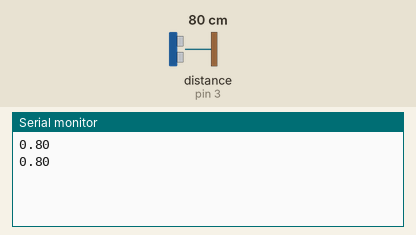
Recording of a sketch running on a simulated Arduino Uno, built with avr-gcc and run on an emulated ATmega328P. On the bench: the last lines printed to the serial monitor. Inputs (shaded band) come from the test bench; at power-on: distance to the obstacle (sensor on pin 3) 80 cm. The echo pulse lasts 58.3 µs per cm.

Above: at 1.8 s.
1.9 s: distance to the obstacle (sensor on pin 3) set to 2 cm
At 2.7 s:
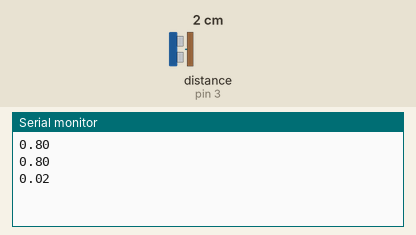
3.4 s: distance to the obstacle (sensor on pin 3) set to 4 cm
At 4.8 s:
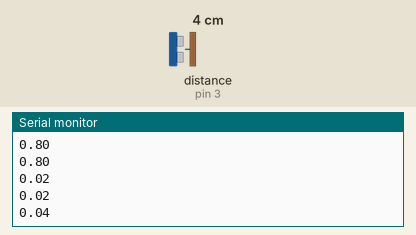
Timing chart, 0 to 6.4 s (numbered marks = the images above; inputs shaded):
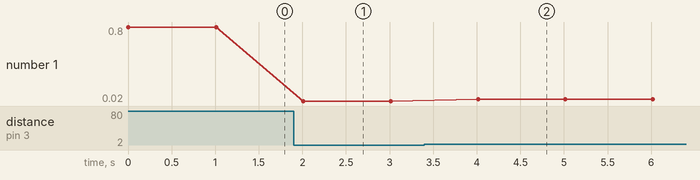

Measured:
- after the input at 1.9 s, the serial monitor: prints a new line after 0.11 s (image 1)
- after the input at 3.4 s, the serial monitor: prints a new line after 0.61 s (image 2)
- plotted number 1: 0.8 → 0.02 after the input at 1.9 s, 0.02 → 0.04 after the input at 3.4 s

The sketch:

versionDistancia.ino
```cpp
#include <HCSR04.h>

HCSR04 sensorDistancia(2,3); //portas trig e echo

void setup() {
  Serial.begin(9600);
}

void loop() {
  Serial.println(sensorDistancia.dist()/100);
  delay(1000);
}
```
